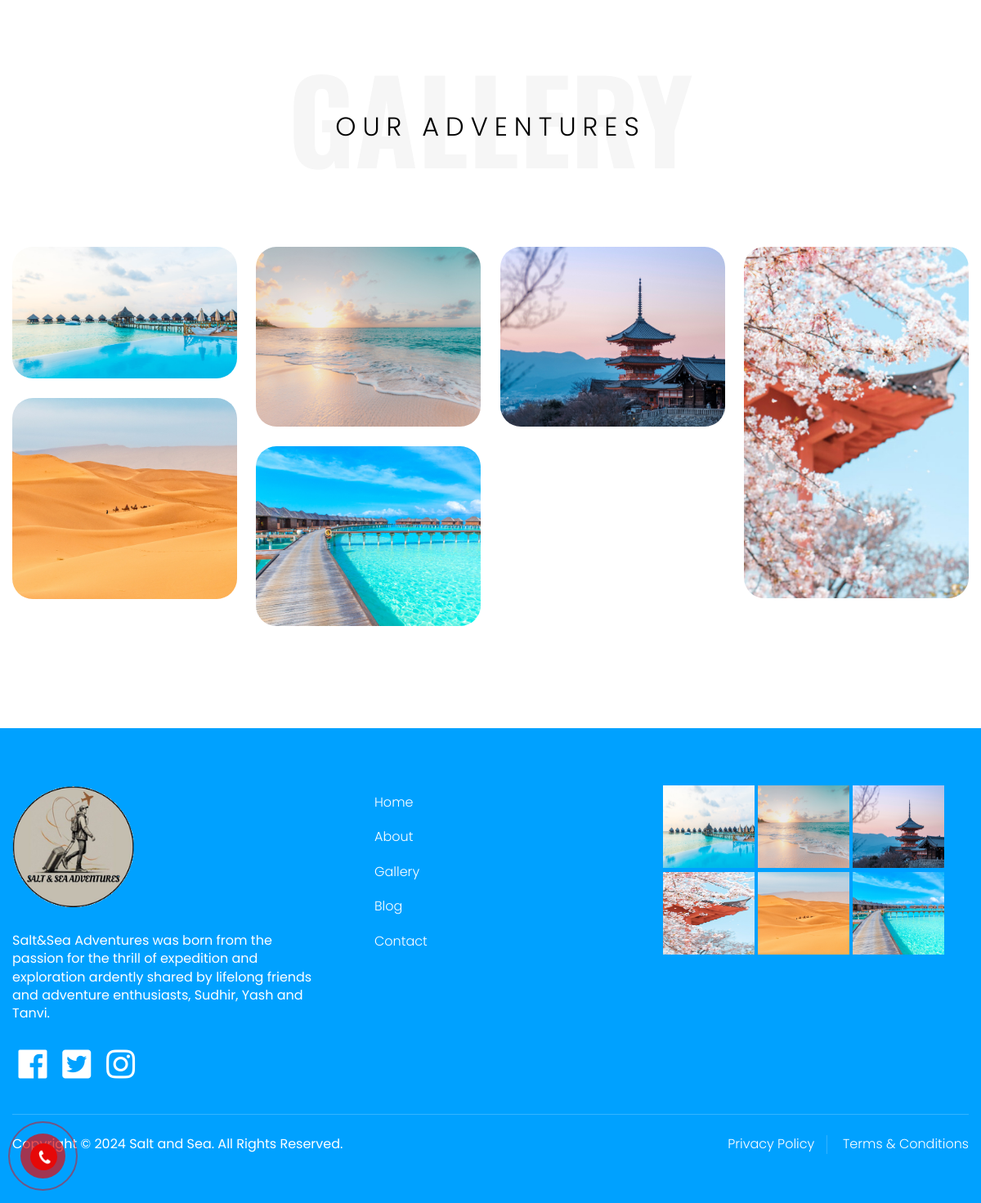
The page /gallery/ (lower part) on the database as committed earlier.
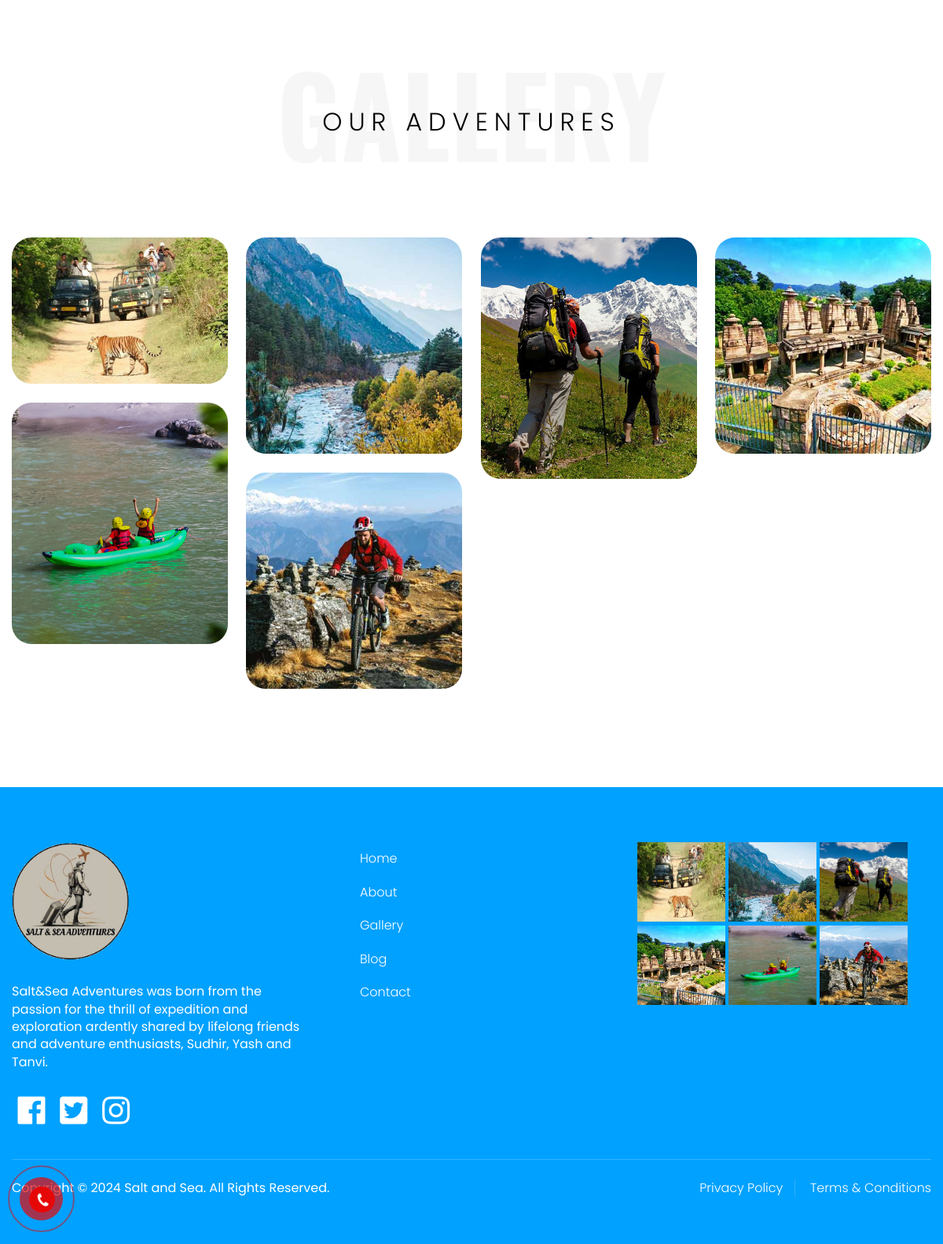
The same page on the database as committed later.
### home/models.py (models this page shows)
class Gallery(BaseModel):
    image = models.ImageField(upload_to="gallery")

### home/views.py (the view)
# urls.py: path('gallery/', gallery, name="gallery"),
def gallery(request):
    queryset = Gallery.objects.all()
    context = {'page': 'Gallery', 'gallery': queryset}
    return render(request, "gallery.html", context)

### home/context_processors.py (called while the page is built)
def navigation_links(request):
    links = Destination.objects.all().order_by('india_part', 'state', 'destination_name')
    grouped_links = {}
    for india_part, india_part_group in groupby(links, key=lambda x: x.india_part):
        state_grouped_links = {state: list(state_group) for state, state_group in groupby(india_part_group, key=lambda x: x.state)}
        grouped_links[india_part] = state_grouped_links
    return {'grouped_links': grouped_links}

### home/templates/gallery.html (shortened to what this page needs)
{% extends "base.html" %}
{% block start %}
<section class="gallery-two">
    <div class="auto-container">
        <div class="sec-title_two">
            <div class="bid-title">gallery</div>
            <div class="title">OUR ADVENTURES</div>
        </div>
        <div class="masonry-items-container row clearfix">
            {% for image in gallery %}
            <div class="gallery-block_one masonry-item col-lg-3 col-md-6 col-sm-12">
                <div class="gallery-block_one-inner">
                    <div class="gallery-block_one-image">
                        <img src="/media/{{image.image}}" alt="Gallery" />
                    </div>
                </div>
            </div>
            {% endfor %}
        </div>
    </div>
</section>
{% endblock %}

### home/templates/base.html (shortened to what this page needs)
<!DOCTYPE html>
<html>
<head>
		<link href="/media/css/style.css" rel="stylesheet">
		<link href="/media/css/calling.css" rel="stylesheet">
	    <link id="effect" rel="stylesheet" type="text/css" media="all" href="/media/mega-menu/dropdown-effects/fade-down.css" />
	    <link rel="stylesheet" type="text/css" media="all" href="/media/mega-menu/webslidemenu.css" />
	</head>
<body>
<div class="page-wrapper">
	<div class="hotline-phone-ring-wrap">
		<div class="hotline-phone-ring">
				<div class="hotline-phone-ring-img-circle">
					<a href="tel:917905335046" class="pps-btn-img">
					<img src="/media/images/icon.png" alt="Hotline" width="50">
					</a>
				</div>
			</div>
		</div>
	</div>
	{% block start %}
	{% endblock %}
	<footer class="main-footer">
		<div class="auto-container">
			<div class="upper-box">
				<div class="row">
					<div class=" col-lg-4 col-md-4 col-sm-12">
						<div class="footer-logo">
							<a href="/">
								<img src="/media/images/logo.png" width="40%" alt="Logo" title="Salt and Sea">
							</a>
						</div>
						<p>Salt&Sea Adventures was born from the passion for the thrill of expedition and exploration ardently shared by lifelong friends and adventure enthusiasts, Sudhir, Yash and Tanvi.</p>
						<div class="footer-social_box">
							<a href="https://facebook.com/" class="fab fa-facebook fa-fw"></a>
							<a href="https://twitter.com/" class="fab fa-twitter-square fa-fw"></a>
							<a href="https://instagram.com/" class="fab fa-instagram fa-fw"></a>
						</div>
					</div>
					<div class=" col-lg-4 col-md-4 col-sm-12">
						<ul class="footer-nav">
							<li><a href="/">Home</a></li>
							<li><a href="/about/">About</a></li>
							<li><a href="/gallery/">Gallery</a></li>
							<li><a href="/blog/">Blog</a></li>
							<li><a href="/contact/">Contact</a></li>
						</ul>
					</div>
					<div class=" col-lg-4 col-md-4 col-sm-12">
						<div class="gallery">
							{% for image in gallery %}
							<img src="/media/{{image.image}}" style="width: 112px; height: 106px;" alt="Logo" title="Salt and Sea">
							{% endfor %}
						</div>
					</div>
				</div>
			</div>
			<div class="footer-bottom">
				<div class="d-flex align-items-center justify-content-between flex-wrap">
					<div class="copyright">Copyright &copy; 2024 Salt and Sea. All Rights Reserved.</div>
					<ul class="footer-bottom_nav">
						<li><a href="#">Privacy Policy</a></li>
						<li><a href="#">Terms & Conditions</a></li>
					</ul>
				</div>
			</div>
		</div>
	</footer>
</body>
</html>

Rows that differ between the two databases and show on the page:
changed Gallery (number 1 of 6 on the later page): image: a different picture
changed Gallery (number 2 of 6 on the later page): image: a different picture
changed Gallery (number 3 of 6 on the later page): image: a different picture
changed Gallery (number 4 of 6 on the later page): image: a different picture
changed Gallery (number 5 of 6 on the later page): image: a different picture
changed Gallery (number 6 of 6 on the later page): image: a different picture
